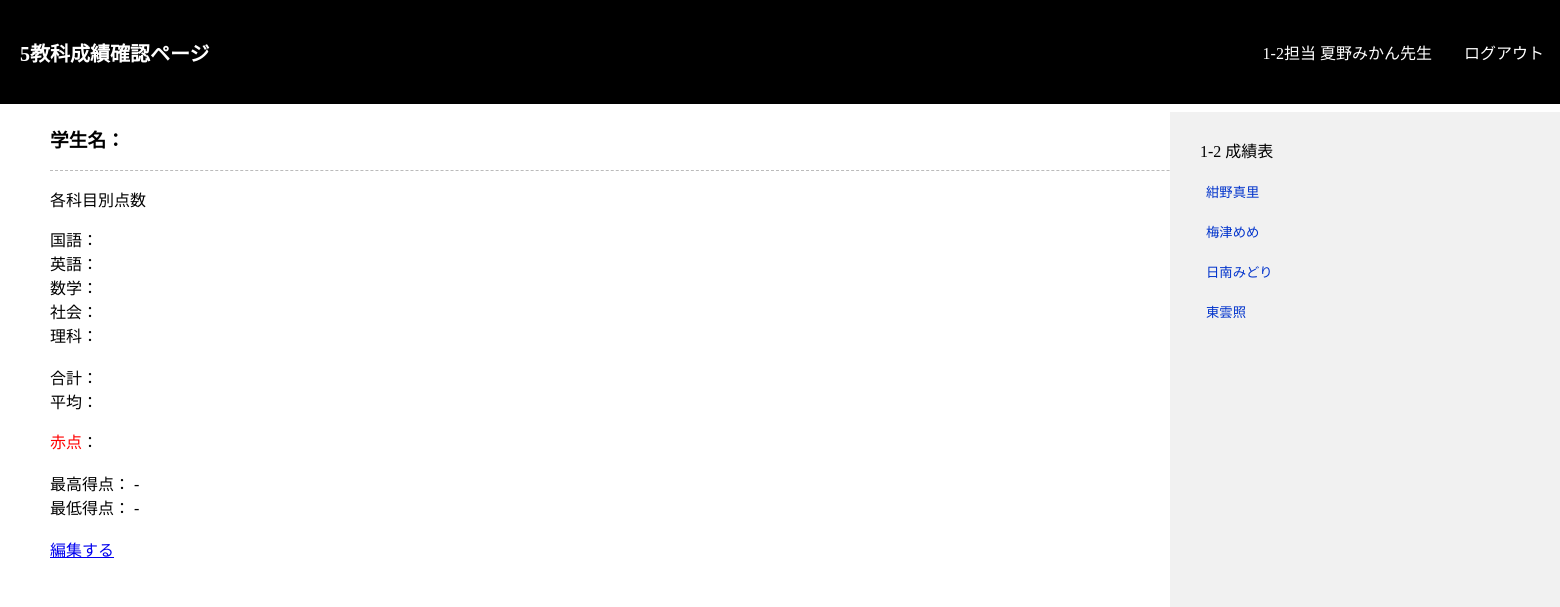
The app's page /check/data.php (signed in) with its own data.
### tables this page shows
CREATE TABLE `student` (
  `id` bigint(20) UNSIGNED NOT NULL,
  `s_name` varchar(255) NOT NULL,
  `class` varchar(255) NOT NULL,
  `Japanese` int(11) DEFAULT NULL,
  `English` int(11) DEFAULT NULL,
  `Mathematicts` int(11) DEFAULT NULL,
  `Science` int(11) DEFAULT NULL,
  `Social_studies` int(11) DEFAULT NULL,
  `total` int(11) DEFAULT NULL,
  `average` int(11) DEFAULT NULL,
  `red` varchar(255) DEFAULT NULL,
  `max_sub` varchar(255) DEFAULT NULL,
  `max_score` int(11) DEFAULT NULL,
  `min_sub` varchar(255) DEFAULT NULL,
  `min_score` int(11) DEFAULT NULL
);

### func/function.php (called while the page is built, shortened)
<?php
function connect(): PDO
{
    $pdo = new PDO('mysql:host=localhost;dbname=school; charset=utf8mb4','root','');
    $pdo->setAttribute(PDO::ATTR_ERRMODE,PDO::ERRMODE_EXCEPTION);
    $pdo->setAttribute(PDO::ATTR_EMULATE_PREPARES,false);
    return $pdo;
}
function findStudent(string $class): ?array
{
    $pdo = connect();
    $sql = "SELECT * FROM student WHERE class = :class";
    $statement = $pdo->prepare($sql);
    $statement->bindValue(':class',$class,PDO::PARAM_STR);
    $statement->execute();
    $students = $statement->fetchAll(PDO::FETCH_ASSOC);
    return $students;
}
?>

### check/data.php (the view, shortened to what this page needs)
<?php declare(strict_types=1);
require "../func/function.php";
$t_name = $_SESSION['t_name'];
$class = $_SESSION['class'];
?>
<!DOCTYPE html>
<html lang="en">
<head>
    <link rel="stylesheet" href="../css/style.css">
    <link rel="stylesheet" href="../css/header.css">
</head>
<body>
    <header class="site-header">
        <div class="wrapper site-header__wrapper">
            <a href="../form/top.php" class="header-chara">5教科成績確認ページ</a>
            <nav class="nav">
                <ul class="nav__wrapper">
                    <li class="nav__item"><a href="#"><?php echo $class . "担当" ."\n". $t_name?>先生</a></li>
                    <li class="nav__item"><a href="../logout/logout.php">ログアウト</a></li>
                </ul>
            </nav>
        </div>
    </header>
    <div class="put_box">
    <h3>学生名：<?php echo $s_name ;?></h3>
        <div class="line"></div>
        <p>各科目別点数</p>
        <p>国語：<?php echo $Japanese;?><br>
        英語：<?php echo $Engilish;?><br>
        数学：<?php echo $Mathematicts;?><br>
        社会：<?php echo $Social_studies;?><br>
        理科：<?php echo $Science;?><br><br>
        合計：<?php echo $total; ?><br>
        平均：<?php echo $average ;?><br>
        <div class="red">赤点</div>：<?php echo $red;?><br><br>
        最高得点：<?php echo $max_sub ."\n-\n". $max_score ;?><br>
        最低得点：<?php echo $min_sub ."\n-\n". $min_score ;?><br><br>
    <a href="edit/edit.php">編集する</p></a>
</div>
    <?php
    $students = findStudent($class);
    $cnt_student = count($students);
    $a = 0;?>
    <div class="students">
    <?php echo $class . "\n";?>成績表<br>
    <?php for ($i=0; $i < $cnt_student ; $i++) :?>
        <form action="../check/data.php" method="POST">
        <button class="link_style" type="submit" name="num" value=<?php echo $students[$a]['id'] ?>><?php echo $students[$a]['s_name'] . "<br>";?></button><br>
        <?php $a += 1;?>
    <?php endfor; ?>
    </div>
</body>
</html>

### css/style.css (style rules this page uses)
body { list-style-type:none; margin: 0px; }
.put_box { text-align: left; background-color: rgb(255, 255, 255); padding: 2px 50px; position: relative; }
.red { color: red; display: inline-block; }
.line { border-top: 1px dashed #bbb; }
.students { position: absolute; background-color: #f1f1f1; top: 112px; padding: 20px 30px; width: 100%; height: 100%; left: 75%; line-height: 40px; }
.link_style { cursor: pointer; border: none; background: none; color: #0033cc; }

### css/header.css (style rules this page uses)
.header-chara { font-weight: bold; font-size: 20px; color:#ffffff; text-decoration: none; padding : 0px 20px; }
.site-header { position: relative; background-color: #000000; }
.site-header__wrapper { padding-top: 1rem; padding-bottom: 1rem; }
@media (min-width: 600px) { .site-header__wrapper { display: flex; justify-content: space-between; align-items: center; padding-top: 0; padding-bottom: 0; } }
@media (min-width: 600px) { .nav__wrapper { display: flex; } }
.nav__item a { display: block; padding: 1.5rem 1rem; color:#ffffff; text-decoration: none; }

### records on screen
student: $students[$a]['id'] 3 (drawn), s_name "紺野真里"
student: $students[$a]['id'] 5 (drawn), s_name "梅津めめ"
student: $students[$a]['id'] 6 (drawn), s_name "日南みどり"
student: $students[$a]['id'] 10 (drawn), s_name "東雲照"

### other values on screen
$class "1-2"
$t_name "夏野みかん"
